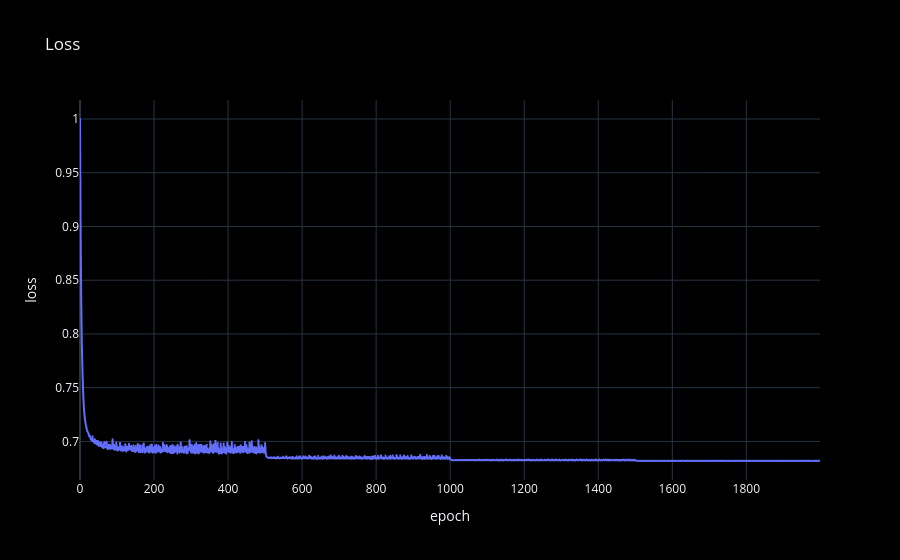

Notebook source saved alongside this figure:
### Code cell
model = models[best_C]
train_loss = [h[0] for h in model.history]       # history holds (train loss , val loss)
fig = px.line(y=train_loss , labels={'x' : 'epoch' , 'y' : 'loss'} , title='Loss')
fig.show()

### Figure 1 — Plotly figure (JSON) as saved in the notebook; plotly's stock layout.template omitted (floating-point values rounded to 4 significant figures; data arrays with more than 128 entries replaced by an {"elided": "..."} marker saying what was removed)
{"data": [{"hovertemplate": "epoch=%{x}<br>loss=%{y}<extra></extra>", "legendgroup": "", "line": {"color": "#636efa", "dash": "solid"}, "marker": {"symbol": "circle"}, "mode": "lines", "name": "", "showlegend": false, "type": "scattergl", "x": {"elided": "2000 int values"}, "xaxis": "x", "y": {"elided": "2000 float values"}, "yaxis": "y"}], "layout": {"legend": {"tracegroupgap": 0}, "title": {"text": "Loss"}, "xaxis": {"anchor": "y", "domain": [0.0, 1.0], "title": {"text": "epoch"}}, "yaxis": {"anchor": "x", "domain": [0.0, 1.0], "title": {"text": "loss"}}}}
